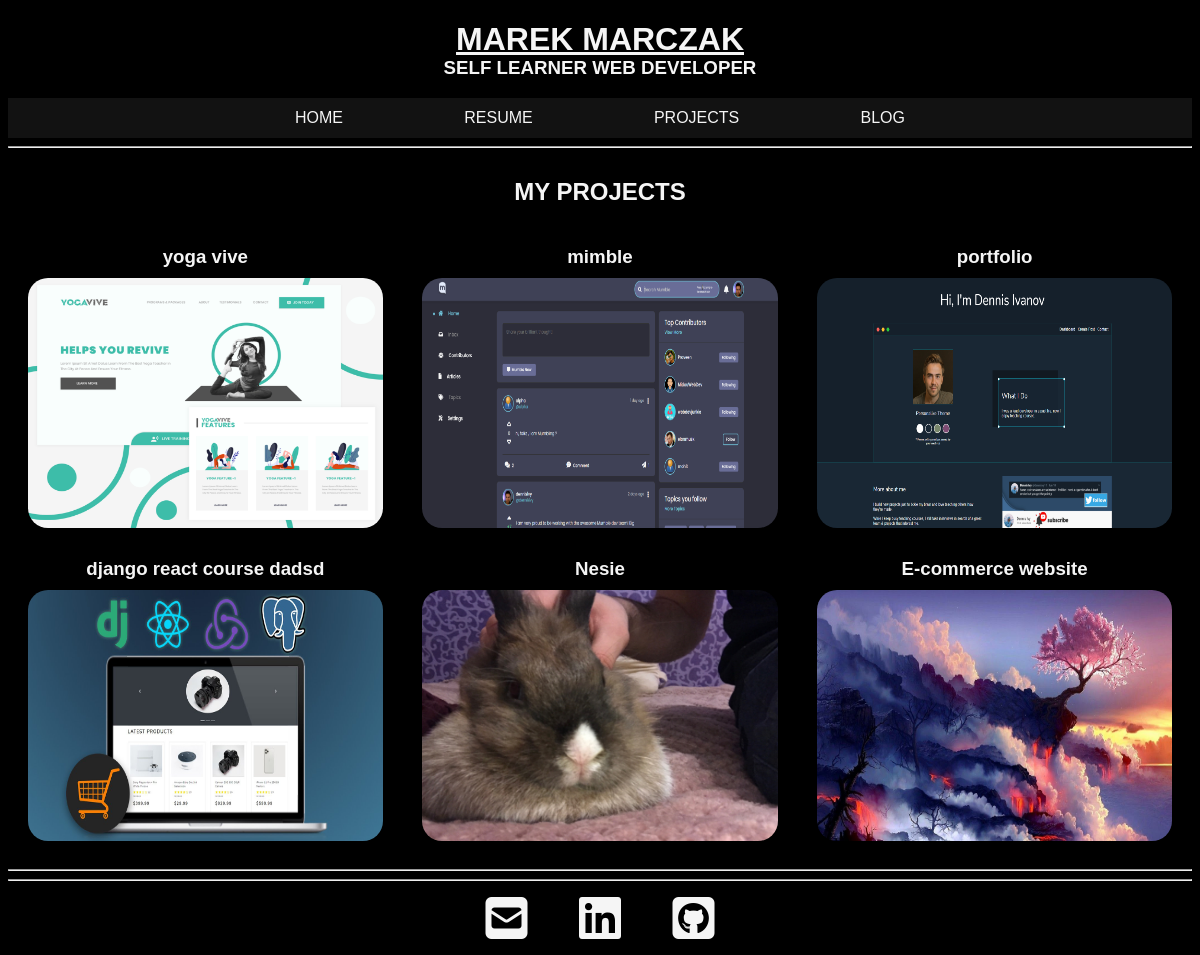
/projects/, run on the app's committed database.
### portfolio_app/models.py (models this page shows, shortened)
class Project(models.Model):
    id = models.UUIDField(default=uuid.uuid4, unique=True,
                          primary_key=True, editable=False)
    created = models.DateTimeField(auto_now_add=True)
    title = models.CharField(max_length=25, blank=True, null=True)
    project_image = models.ImageField(null=True, blank=True, default="default-project.jpg", upload_to="images/projects")
    short_intro = models.TextField(max_length=1000, null=True, blank=True)

### portfolio_app/views.py (the view)
# urls.py: path('projects/', views.projects, name='projects'),
def projects(request):
    projects = Project.objects.all()
    projects = projects.order_by("-created")
    blogs = Blog.objects.all()
    blogs = blogs.order_by("-created")
    context = {'projects': projects, 'blogs':blogs}
    return render(request, 'portfolio_app/projects.html', context)

### portfolio_app/templates/portfolio_app/projects.html
{% extends 'portfolio/main.html' %}
{% load static %}
{% block content %}
<hr>
<section class="all-projects">
  <h2 class="section-title">MY PROJECTS</h2>
  <div class="projects-box">
    {% for project in projects %}
      <div class="project-box">
          <h3 class="project-title">{{ project.title }}</h3>
          <a href="{% url 'single-project' project.id %}">
              <div class="project-img">
                  <img src="{{ project.project_image.url }}" alt="project">
              </div>
          </a>
      </div>
    {% endfor %}
  </div>
</section>
<hr>
{% endblock content %}

### templates/portfolio/main.html (shortened to what this page needs)
<!DOCTYPE html>
{% load static %}
<html>
<head>
    <link rel="stylesheet" href="{% static 'styles/style.css' %}" />
</head>
<body>
{% include './navbar.html' %}
{% block content %}
{% endblock content %}
{% include './footer.html' %}
</body>
</html>

### templates/portfolio/navbar.html
{% load static %}
<header>
  <h1>MAREK MARCZAK</h1>
  <h3 class="nav-title">SELF LEARNER WEB DEVELOPER</h3>
  <nav>
      <div class="navbar">
          <a href="{% url 'home' %}">HOME</a>
          <a href="{% static 'resume.pdf' %}">RESUME</a>
          <a href="{% url 'projects' %}">PROJECTS</a>
          <a href="{% url 'blogs' %}">BLOG</a>
      </div>
  </nav>
</header>

### templates/portfolio/footer.html
{% load static %}
<footer>
  <hr>
  <div class="footer-box">
      <a href="mailto:marczak01@icloud.com">
          <i class="fa-solid fa-square-envelope fa-3x"></i>
      </a>
      <a href="https://www.linkedin.com/in/marek-marczak-1864791a5/" target="_blank">
          <i class="fa-brands fa-linkedin fa-3x"></i>
      </a>
      <a href="https://github.com/marczak01" target="_blank">
          <i class="fa-brands fa-github-square fa-3x"></i>
      </a>
  </div>
</footer>

### static/styles/style.css (style rules this page uses)
body { background-color: black; color: whitesmoke; font-family:'Gill Sans', 'Gill Sans MT', Calibri, 'Trebuchet MS', sans-serif; }
h1 { text-align: center; text-decoration: underline; margin-bottom: -20px; }
.nav-title { text-align: center; }
.navbar { background-color: rgba(173, 180, 173, 0.1); text-align: center; line-height: 1.5em; padding: 8px; }
.navbar a { margin: auto 5%; text-decoration: none; color:whitesmoke; transition: all 500ms; }
.section-title { text-align: center; margin: 30px; }
.projects-box { display: flex; }
.project-box { width: 30%; margin: 0 auto; }
.project-img { height: 80%; }
.project-img img { width: 100%; height: 100%; border-radius: 20px; }
.project-title { margin: 10px; text-align: center; }
.all-projects .projects-box { display: flex; flex-wrap: wrap; }
footer hr { color: whitesmoke; }
.footer-box { background-color:black; text-align: center; padding: 5px; color: whitesmoke; }
.footer-box a { text-decoration: none; color:whitesmoke; margin: auto 2%; }

### data on the page
Project: title "yoga vive", project_image (picture)
Project: title "mimble", project_image (picture)
Project: title "portfolio", project_image (picture)
Project: title "django react course dadsd", project_image (picture)
Project: title "Nesie", project_image (picture)
Project: title "E-commerce website", project_image (picture)
